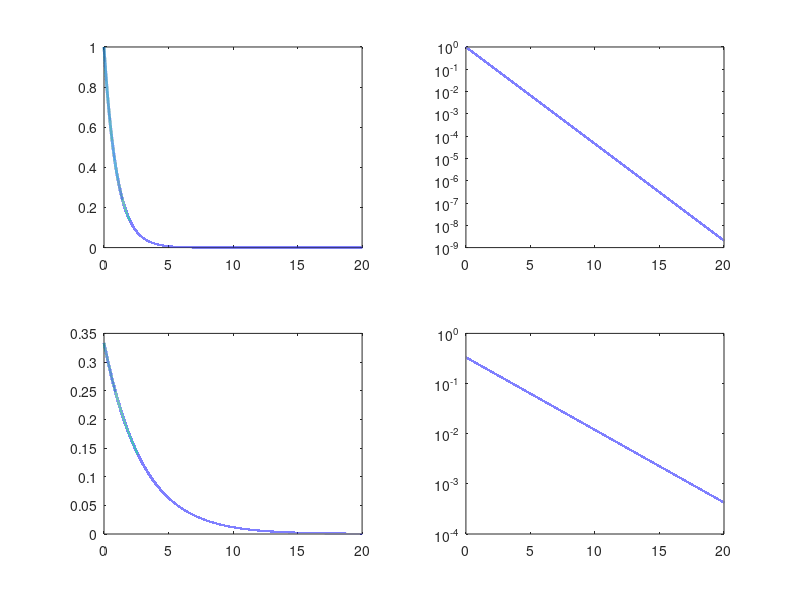

MATLAB code for this plot:
% Derrick Nguyen
% PHYS 434 AA
% Lab 1

% A Little Statistics 

% Section 1B
% Integrates a standard normal distribution using normcdf(x). These
% values are approximately equal to the expected values listed on
% the z-table on Wikipedia. 
disp(normcdf(0))
disp(normcdf(0.1))
disp(normcdf(0.3))
disp(normcdf(0.5))
disp(normcdf(1))
disp(normcdf(-1))

% Section 1C
% Finds the associated sigma of the inverse of the standard normal 
% distribution using norminv(x). These values are approximately 
% equal to the expected value. 
disp(norminv(0.84134))
disp(norminv(0.97725))
disp(norminv(0.99865))
disp(norminv(0.99997))
disp(norminv(0.00003))

% Section 1D
% The negative sign from norminv(x) indicates 

% Section 2B
% Plots of expontential distribution with 100k samples and mu at 1.
x = linspace(0,20,100000);
expD = makedist("Exponential",'mu', 1);
subplot(2,2,2)
plot(x,pdf(expD,x),"LineWidth",2);
set(gca,'YScale','log')

subplot(2,2,1)
plot(x,pdf(expD,x),"LineWidth",2); hold on;

% Plot of exponential distribution with 100k samples and mu at 3.
x = linspace(0,20,100000);
expD = makedist("Exponential",'mu', 3);
subplot(2,2,4)
plot(x,pdf(expD,x),"LineWidth",2);
set(gca,'YScale','log')

subplot(2,2,3)
plot(x,pdf(expD,x),"LineWidth",2); hold on;
% Here, I have shown four exponential distributions but the second and 
% fourth plots have the y axis in log scale. The top row has mu at 1 and
% the bottom row has mu at 3. We see how the distribution gets wider and
% initial y value decreases as mu increases. This means the slope decreases
% in the plot where y is in log scale. 

% Section 3A
% I selected a value of #VALUE as my hypothetical measurement. 

% Section 3B
% The statistical question I want to ask is

% Section 3C
% Converts my statistical question into an integral.

% Section 3D
% Calculates the probabilty of background producing a signal.

% Section 3E
% Converts probabilty into equivalent sigma.

% Section 4
% Some patterns I noticed from using various hypothetical measurement
% values is how the probabilities and the sigmas change. Specifically,
% 

% Non-Continuous Distributions

% Section 1B
% Plots a series of plots with different parameters. Some features
% I notice are

% Section 1C
% My hypothetical question is . Calculates the corresponding 
% probability. 

% Section 1D
% Since the distributions are discrete, the probabilities and sigmas
% are also discrete. The implications of this in experiments are
%

% Section 1E
% Although the results are discrete, the parameters aren't. The reason
% why this makes sense is because 
